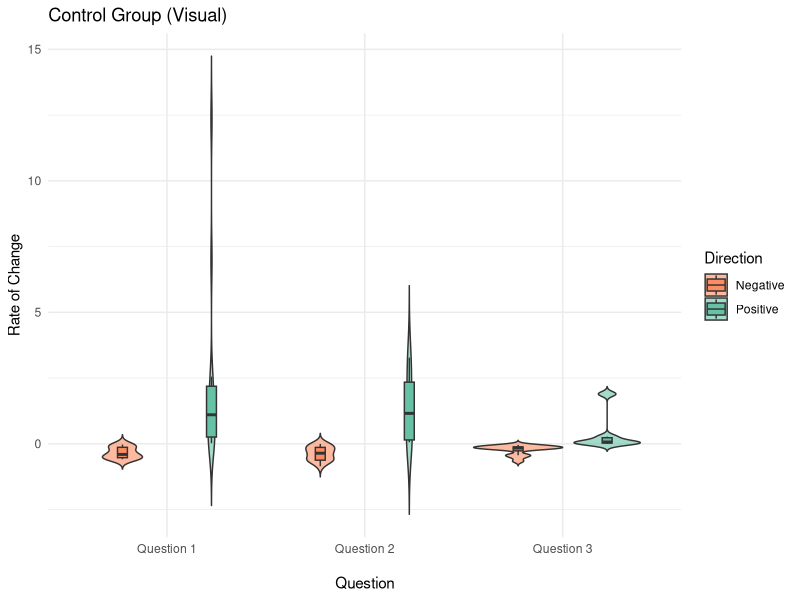
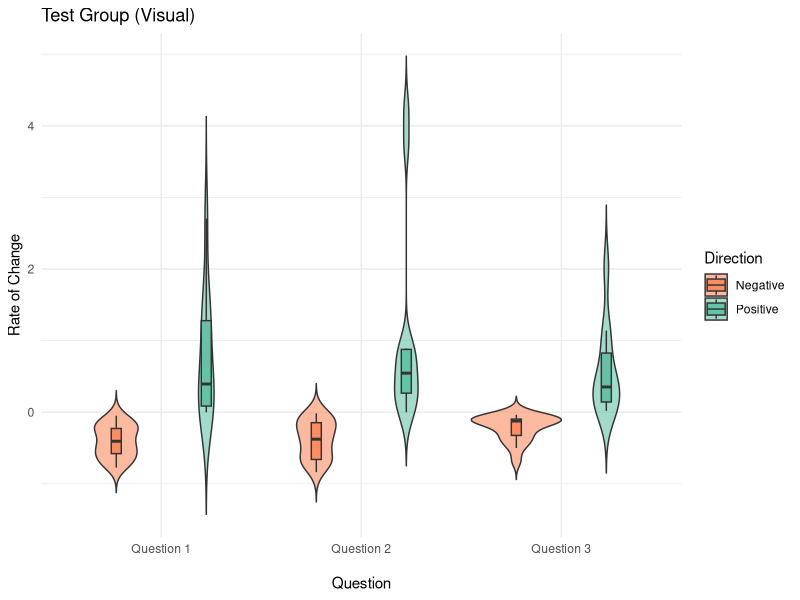
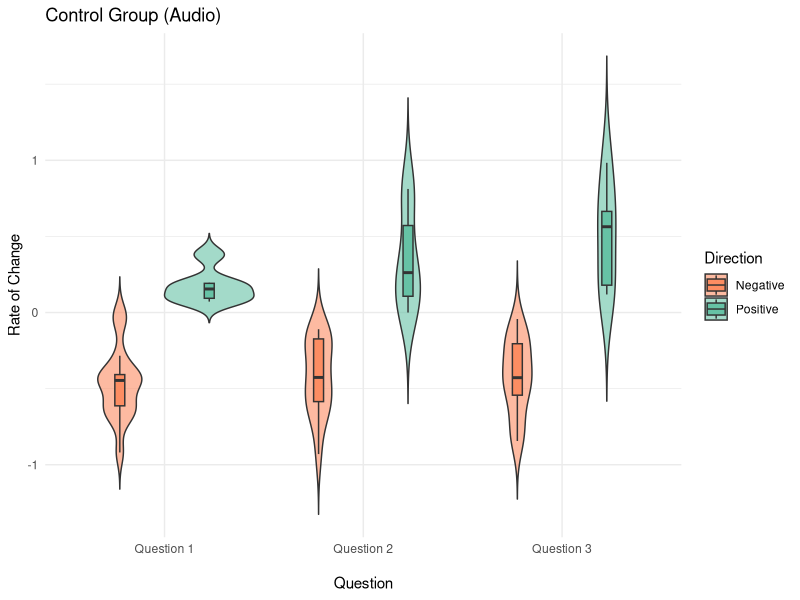
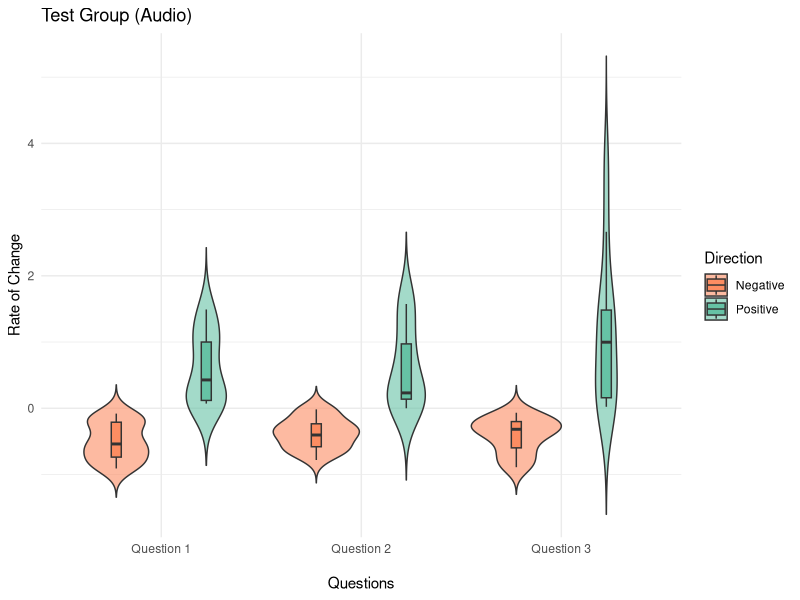
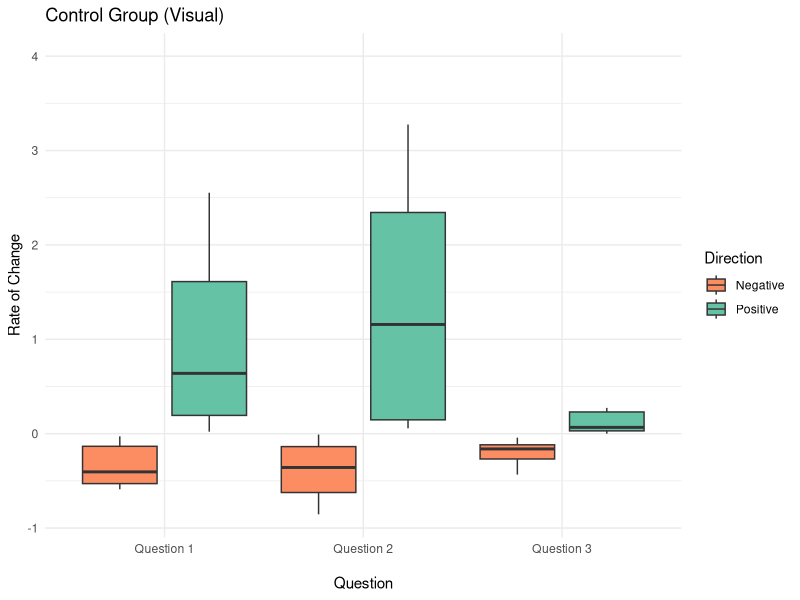
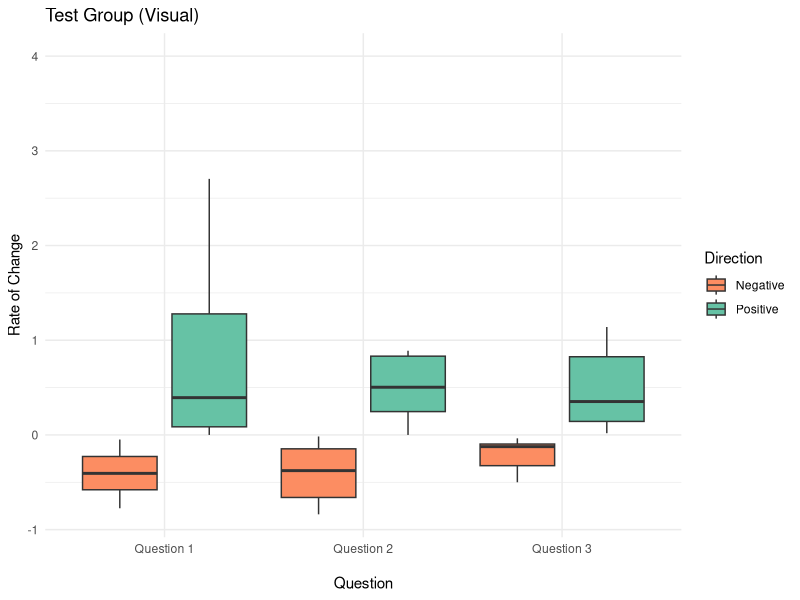
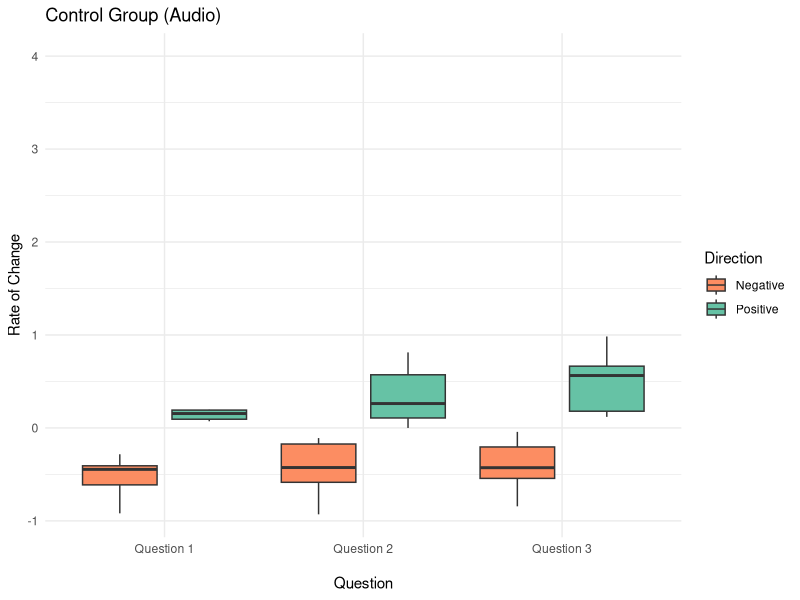
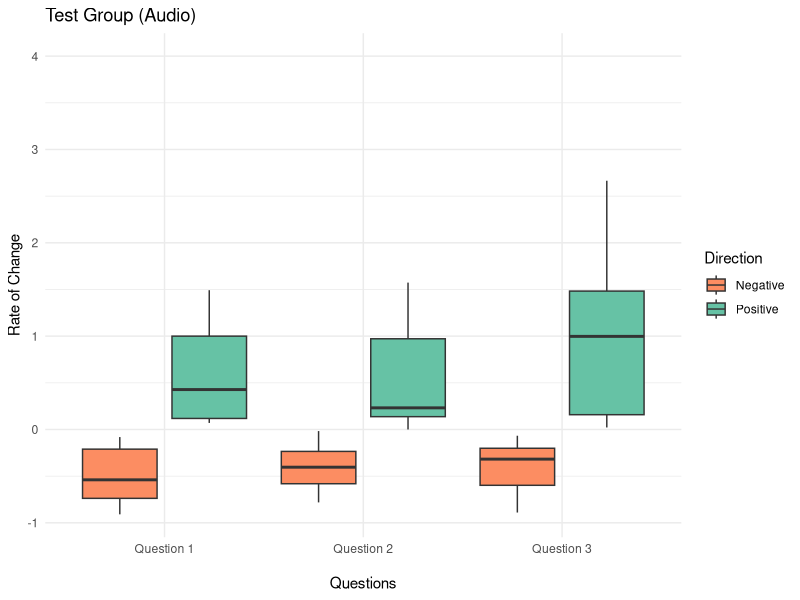

Here is the R script that generated these plots, in order:
## ---- chunk 1

library(tidyr)
library(gridExtra)
library(readxl)
library(dplyr)
library(corrplot)
library(writexl)
library(ggplot2)

lying <- read_excel("data/lying_data.xlsx")
#summary(lying)
## ---- chunk 2

#lying$QQ1_CHARACTER_COUNT...28
#lying$QQ1_CHARACTER_COUNT...37
#lying$QQ1_CHARACTER_COUNT_CHANGE
#lying$QQ2_CHARACTER_COUNT...30
#lying$QQ2_CHARACTER_COUNT...41
#lying$QQ2_CHARACTER_COUNT_CHANGE
#lying$QQ3_CHARACTER_COUNT...32
#lying$QQ3_CHARACTER_COUNT...44
#lying$QQ3_CHARACTER_COUNT_CHANGE

lying_filtered <- lying %>%
  select(`PARTICIPANT ID`, GROUP, QQ1_CHARACTER_COUNT...28, QQ1_CHARACTER_COUNT...37, QQ1_CHARACTER_COUNT_CHANGE, QQ2_CHARACTER_COUNT...30, QQ2_CHARACTER_COUNT...41, QQ2_CHARACTER_COUNT_CHANGE, QQ3_CHARACTER_COUNT...32, QQ3_CHARACTER_COUNT...44, QQ3_CHARACTER_COUNT_CHANGE)

#lying <- drop_na(lying_filtered)
#summary(lying_filtered)
## ---- chunk 3

library(dplyr)
library(tidyr)
library(ggplot2)

# Reshape your data to long format with GROUP included and custom question labels
lying_long <- lying_filtered %>%
  select(GROUP, QQ1_CHARACTER_COUNT_CHANGE, QQ2_CHARACTER_COUNT_CHANGE, QQ3_CHARACTER_COUNT_CHANGE) %>%
  pivot_longer(cols = starts_with("QQ"),
               names_to = "Question",
               values_to = "RateChange") %>%
  drop_na() %>%
  mutate(Direction = ifelse(RateChange >= 0, "Positive", "Negative"),
         Question = case_when(
           Question == "QQ1_CHARACTER_COUNT_CHANGE" ~ "Question 1",
           Question == "QQ2_CHARACTER_COUNT_CHANGE" ~ "Question 2",
           Question == "QQ3_CHARACTER_COUNT_CHANGE" ~ "Question 3"
         ))

# Control Group (Visual) - p1
p1 <- lying_long %>%
  filter(GROUP == "Control Group (Visual)") %>%
  ggplot(aes(x = Question, y = RateChange, fill = Direction)) +
  geom_violin(alpha = 0.6, position = position_dodge(width = 0.9), trim = FALSE) +
  geom_boxplot(width = 0.1, position = position_dodge(width = 0.9), outlier.shape = NA) +
  scale_fill_manual(values = c("Positive" = "#66c2a5", "Negative" = "#fc8d62")) +
  labs(title = "Control Group (Visual)",
       y = "Rate of Change",
       x = "\nQuestion") +
  theme_minimal() +
  theme(axis.text.x = element_text(angle = 0, hjust = 0.5))  # Horizontal x-axis labels

# Test Group (Visual) - p2
p2 <- lying_long %>%
  filter(GROUP == "Test Group (Visual)") %>%
  ggplot(aes(x = Question, y = RateChange, fill = Direction)) +
  geom_violin(alpha = 0.6, position = position_dodge(width = 0.9), trim = FALSE) +
  geom_boxplot(width = 0.1, position = position_dodge(width = 0.9), outlier.shape = NA) +
  scale_fill_manual(values = c("Positive" = "#66c2a5", "Negative" = "#fc8d62")) +
  labs(title = "Test Group (Visual)",
       y = "Rate of Change",
       x = "\nQuestion") +
  theme_minimal() +
  theme(axis.text.x = element_text(angle = 0, hjust = 0.5))  # Horizontal x-axis labels

# Control Group (Audio) - p3
p3 <- lying_long %>%
  filter(GROUP == "Control Group (Audio)") %>%
  ggplot(aes(x = Question, y = RateChange, fill = Direction)) +
  geom_violin(alpha = 0.6, position = position_dodge(width = 0.9), trim = FALSE) +
  geom_boxplot(width = 0.1, position = position_dodge(width = 0.9), outlier.shape = NA) +
  scale_fill_manual(values = c("Positive" = "#66c2a5", "Negative" = "#fc8d62")) +
  labs(title = "Control Group (Audio)",
       y = "Rate of Change",
       x = "\nQuestion") +
  theme_minimal() +
  theme(axis.text.x = element_text(angle = 0, hjust = 0.5))  # Horizontal x-axis labels

# Test Group (Audio) - p4
p4 <- lying_long %>%
  filter(GROUP == "Test Group (Audio)") %>%
  ggplot(aes(x = Question, y = RateChange, fill = Direction)) +
  geom_violin(alpha = 0.6, position = position_dodge(width = 0.9), trim = FALSE) +
  geom_boxplot(width = 0.1, position = position_dodge(width = 0.9), outlier.shape = NA) +
  scale_fill_manual(values = c("Positive" = "#66c2a5", "Negative" = "#fc8d62")) +
  labs(title = "Test Group (Audio)",
       y = "Rate of Change",
       x = "\nQuestions") +
  theme_minimal() +
  theme(axis.text.x = element_text(angle = 0, hjust = 0.5))  # Horizontal x-axis labels

# Step 2: Print the plots individually
p1  # Control Group (Visual)
p2  # Test Group (Visual)
p3  # Control Group (Audio)
p4  # Test Group (Audio)


## ---- chunk 4

# BOX PLOTS

# Reshape your data to long format with GROUP included and custom question labels
lying_long <- lying_filtered %>%
  select(GROUP, QQ1_CHARACTER_COUNT_CHANGE, QQ2_CHARACTER_COUNT_CHANGE, QQ3_CHARACTER_COUNT_CHANGE) %>%
  pivot_longer(cols = starts_with("QQ"),
               names_to = "Question",
               values_to = "RateChange") %>%
  drop_na() %>%
  mutate(Direction = ifelse(RateChange >= 0, "Positive", "Negative"),
         Question = case_when(
           Question == "QQ1_CHARACTER_COUNT_CHANGE" ~ "Question 1",
           Question == "QQ2_CHARACTER_COUNT_CHANGE" ~ "Question 2",
           Question == "QQ3_CHARACTER_COUNT_CHANGE" ~ "Question 3"
         ))

# Control Group (Visual) - p1
p1 <- lying_long %>%
  filter(GROUP == "Control Group (Visual)") %>%
  ggplot(aes(x = Question, y = RateChange, fill = Direction)) +
  geom_boxplot(position = position_dodge(width = 0.9), outlier.shape = NA) +  # Box plot instead of violin plot
  scale_fill_manual(values = c("Positive" = "#66c2a5", "Negative" = "#fc8d62")) +
  labs(title = "Control Group (Visual)",
       y = "Rate of Change",
       x = "\nQuestion") +
  scale_y_continuous(limits = c(NA, 4)) +  # Set y-axis limit up to 4
  theme_minimal() +
  theme(axis.text.x = element_text(angle = 0, hjust = 0.5))  # Horizontal x-axis labels

# Test Group (Visual) - p2
p2 <- lying_long %>%
  filter(GROUP == "Test Group (Visual)") %>%
  ggplot(aes(x = Question, y = RateChange, fill = Direction)) +
  geom_boxplot(position = position_dodge(width = 0.9), outlier.shape = NA) +  # Box plot instead of violin plot
  scale_fill_manual(values = c("Positive" = "#66c2a5", "Negative" = "#fc8d62")) +
  labs(title = "Test Group (Visual)",
       y = "Rate of Change",
       x = "\nQuestion") +
  scale_y_continuous(limits = c(NA, 4)) +  # Set y-axis limit up to 4
  theme_minimal() +
  theme(axis.text.x = element_text(angle = 0, hjust = 0.5))  # Horizontal x-axis labels

# Control Group (Audio) - p3
p3 <- lying_long %>%
  filter(GROUP == "Control Group (Audio)") %>%
  ggplot(aes(x = Question, y = RateChange, fill = Direction)) +
  geom_boxplot(position = position_dodge(width = 0.9), outlier.shape = NA) +  # Box plot instead of violin plot
  scale_fill_manual(values = c("Positive" = "#66c2a5", "Negative" = "#fc8d62")) +
  labs(title = "Control Group (Audio)",
       y = "Rate of Change",
       x = "\nQuestion") +
  scale_y_continuous(limits = c(NA, 4)) +  # Set y-axis limit up to 4
  theme_minimal() +
  theme(axis.text.x = element_text(angle = 0, hjust = 0.5))  # Horizontal x-axis labels

# Test Group (Audio) - p4
p4 <- lying_long %>%
  filter(GROUP == "Test Group (Audio)") %>%
  ggplot(aes(x = Question, y = RateChange, fill = Direction)) +
  geom_boxplot(position = position_dodge(width = 0.9), outlier.shape = NA) +  # Box plot instead of violin plot
  scale_fill_manual(values = c("Positive" = "#66c2a5", "Negative" = "#fc8d62")) +
  labs(title = "Test Group (Audio)",
       y = "Rate of Change",
       x = "\nQuestions") +
  scale_y_continuous(limits = c(NA, 4)) +  # Set y-axis limit up to 4
  theme_minimal() +
  theme(axis.text.x = element_text(angle = 0, hjust = 0.5))  # Horizontal x-axis labels

# Step 2: Print the plots individually
p1  # Control Group (Visual)
p2  # Test Group (Visual)
p3  # Control Group (Audio)
p4  # Test Group (Audio)

## ---- chunk 5

#lying$QQ3_TYPE_OF_LIE
#lying$QQ3_LIE_2_SUMMARY

type_of_lie <- lying %>%
  select(QQ3_TYPE_OF_LIE, QQ3_LIE_2_SUMMARY, GROUP)

#unique(type_of_lie)
library(dplyr)
library(tidyr)
library(ggplot2)

# Step 1: Reshape the data and relabel
type_of_lie_long <- lying %>%
  select(QQ3_TYPE_OF_LIE, QQ3_LIE_2_SUMMARY) %>%
  pivot_longer(cols = everything(),
               names_to = "QuestionType",
               values_to = "Response") %>%
  drop_na() %>%
  mutate(QuestionType = recode(QuestionType,
                               QQ3_TYPE_OF_LIE = "Before Ad",
                               QQ3_LIE_2_SUMMARY = "After Ad"))

# Step 2: Count + calculate percentages
lie_counts <- type_of_lie_long %>%
  group_by(QuestionType, Response) %>%
  summarise(n = n(), .groups = "drop") %>%
  group_by(QuestionType) %>%
  mutate(perc = n / sum(n) * 100)

# Step 3: Set factor levels to control x-axis order
lie_counts$QuestionType <- factor(lie_counts$QuestionType, levels = c("Before Ad", "After Ad"))

# Step 4: Plot
ggplot(lie_counts, aes(x = QuestionType, y = n, fill = Response)) +
  geom_bar(stat = "identity", position = "stack") +
  geom_text(aes(label = paste0(round(perc, 1), "%")),
            position = position_stack(vjust = 0.5),
            size = 3,
            color = "black") +  # changed from white to black
  labs(title = "Question 3 - Types of Lie (All Ad Categories Combined)",
       x = "\nResponses",
       y = "Count") +
  theme_minimal() #+
  #theme(axis.text.x = element_text(angle = 15, hjust = 1))

## ---- chunk 6

library(dplyr)
library(tidyr)
library(ggplot2)

# Step 1: Reshape, include GROUP, relabel columns
type_of_lie_long <- lying %>%
  select(GROUP, QQ3_TYPE_OF_LIE, QQ3_LIE_2_SUMMARY) %>%
  pivot_longer(cols = c(QQ3_TYPE_OF_LIE, QQ3_LIE_2_SUMMARY),
               names_to = "QuestionType",
               values_to = "Response") %>%
  drop_na() %>%
  mutate(QuestionType = recode(QuestionType,
                               QQ3_TYPE_OF_LIE = "Before Ad",
                               QQ3_LIE_2_SUMMARY = "After Ad"))

# Step 2: Count and calculate percentages for each GROUP
lie_counts <- type_of_lie_long %>%
  group_by(GROUP, QuestionType, Response) %>%
  summarise(n = n(), .groups = "drop") %>%
  group_by(GROUP, QuestionType) %>%
  mutate(perc = n / sum(n) * 100)

# Step 3: Set factor levels for consistent x-axis order
lie_counts$QuestionType <- factor(lie_counts$QuestionType, levels = c("Before Ad", "After Ad"))

# Step 4: Create one plot per GROUP
plot_list <- lapply(unique(lie_counts$GROUP), function(g) {
  ggplot(filter(lie_counts, GROUP == g), aes(x = QuestionType, y = n, fill = Response)) +
    geom_bar(stat = "identity", position = "stack") +
    geom_text(aes(label = paste0(round(perc, 1), "%")),
              position = position_stack(vjust = 0.5),
              size = 3,
              color = "black") +
    labs(title = paste("Group:", g),
         x = "\nResponses",
         y = "Count") +
    theme_minimal() #+
    #theme(axis.text.x = element_text(angle = 15, hjust = 1))
})

# Step 5: Print each plot
plot_list[[1]]  # Control Group (Visual)
plot_list[[2]]  # Test Group (Visual)
plot_list[[3]]  # Control Group (Audio)
plot_list[[4]]  # Test Group (Audio)

## ---- chunk 7

library(dplyr)
library(tidyr)
library(ggplot2)

# Step 1: Reshape, include GROUP, relabel columns
type_of_lie_long <- lying %>%
  select(GROUP, QQ3_TYPE_OF_LIE, QQ3_LIE_2_SUMMARY) %>%
  pivot_longer(cols = c(QQ3_TYPE_OF_LIE, QQ3_LIE_2_SUMMARY),
               names_to = "QuestionType",
               values_to = "Response") %>%
  drop_na() %>%
  mutate(QuestionType = recode(QuestionType,
                               QQ3_TYPE_OF_LIE = "Before Ad",
                               QQ3_LIE_2_SUMMARY = "After Ad"))

# Step 2: Count and calculate percentages for each GROUP
lie_counts <- type_of_lie_long %>%
  group_by(GROUP, QuestionType, Response) %>%
  summarise(n = n(), .groups = "drop") %>%
  group_by(GROUP, QuestionType) %>%
  mutate(perc = n / sum(n) * 100)

# Step 3: Set factor levels for consistent x-axis order
lie_counts$QuestionType <- factor(lie_counts$QuestionType, levels = c("Before Ad", "After Ad"))

plot_list <- lapply(unique(lie_counts$GROUP), function(g) {
  ggplot(filter(lie_counts, GROUP == g), aes(x = QuestionType, y = n, fill = Response)) +
    geom_bar(stat = "identity", position = "stack") +
    geom_text(aes(label = n),
              position = position_stack(vjust = 0.5),
              size = 3,
              color = "black") +
    labs(title = paste("Group:", g),
         x = "\nResponses",
         y = "Count") +
    theme_minimal()
})

# Step 5: Print each plot
plot_list[[1]]  # Control Group (Visual)
plot_list[[2]]  # Test Group (Visual)
plot_list[[3]]  # Control Group (Audio)
plot_list[[4]]  # Test Group (Audio)

## ---- chunk 8

library(dplyr)
library(ggplot2)
library(patchwork)

# Custom function to create pie charts without legend (used inside shared layout)
make_pie <- function(data, title_text) {
  ggplot(data, aes(x = "", y = perc, fill = Response)) +
    geom_bar(stat = "identity", width = 1, color = "white") +
    coord_polar("y") +
    geom_text(aes(label = paste0(round(perc, 1), "%")),
              position = position_stack(vjust = 0.5),
              color = "black", size = 3) +
    labs(title = title_text) +
    theme_void() +
    theme(plot.title = element_text(hjust = 0.5),
          legend.position = "none")  # Remove legend here
}

# One function per group: two pies + shared legend
make_group_pie_plot_with_legend <- function(group_name) {
  group_data <- lie_counts %>% filter(GROUP == group_name)

  # Pie chart: Before Ad
  before_data <- group_data %>% filter(QuestionType == "Before Ad")
  before_pie <- make_pie(before_data, paste(group_name, "- Before Ad"))

  # Pie chart: After Ad (keep the legend)
  after_data <- group_data %>% filter(QuestionType == "After Ad")
  after_pie <- ggplot(after_data, aes(x = "", y = perc, fill = Response)) +
    geom_bar(stat = "identity", width = 1, color = "white") +
    coord_polar("y") +
    geom_text(aes(label = paste0(round(perc, 1), "%")),
              position = position_stack(vjust = 0.5),
              color = "black", size = 3) +
    labs(title = paste(group_name, "- After Ad")) +
    theme_void() +
    theme(plot.title = element_text(hjust = 0.5),
          legend.position = "bottom")  # Legend kept here

  # Combine with shared legend
  combined <- (before_pie + after_pie) + plot_layout(ncol = 2, guides = "collect") &
    theme(legend.position = "bottom")

  return(combined)
}

# Apply to each group
group_levels <- unique(lie_counts$GROUP)
group_pies_shared_legend <- lapply(group_levels, make_group_pie_plot_with_legend)

# View plots
group_pies_shared_legend[[1]]  # Control Group (Visual)
group_pies_shared_legend[[2]]  # Test Group (Visual)
group_pies_shared_legend[[3]]  # Control Group (Audio)
group_pies_shared_legend[[4]]  # Test Group (Audio)

## ---- chunk 9

# Let's try a ridge plot

library(ggridges)

lying_long <- lying_filtered %>%
  select(QQ1_CHARACTER_COUNT_CHANGE, QQ2_CHARACTER_COUNT_CHANGE, QQ3_CHARACTER_COUNT_CHANGE) %>%
  pivot_longer(cols = everything(),
               names_to = "Question",
               values_to = "RateChange") %>%
  drop_na() %>%
  mutate(Direction = case_when(
    RateChange > 0 ~ "Positive",
    RateChange < 0 ~ "Negative",
    RateChange == 0 ~ "No Change"
  ))

ggplot(lying_long, aes(x = RateChange, y = Question, fill = Direction)) +
  geom_density_ridges(alpha = 0.8, scale = 1.2, color = "white") +
  scale_fill_manual(values = c("Positive" = "#66c2a5", "Negative" = "#fc8d62", "No Change" = "#8da0cb")) +
  labs(title = "Rate of Character Count Change by Question",
       x = "Rate of Change (New/Old - 1)",
       y = "Question") +
  theme_minimal()
## ---- chunk 10

# Let's try stacked bar plot

lying_long %>%
  group_by(Question, Direction) %>%
  summarise(Count = n()) %>%
  ggplot(aes(x = Question, y = Count, fill = Direction)) +
  geom_bar(stat = "identity", position = "stack") +
  scale_fill_manual(values = c("Positive" = "#66c2a5", "Negative" = "#fc8d62", "No Change" = "#8da0cb")) +
  labs(title = "Counts of Response Direction by Question",
       x = "Question",
       y = "Number of Responses") +
  theme_minimal()
## ---- chunk 11

# BAD FACETED DENSITY PLOTS
ggplot(lying_long, aes(x = RateChange, fill = Direction)) +
  geom_density(alpha = 0.6) +
  scale_fill_manual(values = c("Positive" = "#66c2a5", "Negative" = "#fc8d62", "No Change" = "#8da0cb")) +
  facet_wrap(~ Question, scales = "free") +
  labs(title = "Density of Character Count Change by Question",
       x = "Rate of Change",
       y = "Density") +
  theme_minimal()
## ---- chunk 12

library(dplyr)
library(tidyr)
library(ggplot2)

# VIOLIN PLOTS ORIGINAL

# Reshape your data to long format with GROUP included
lying_long <- lying_filtered %>%
  select(GROUP, QQ1_CHARACTER_COUNT_CHANGE, QQ2_CHARACTER_COUNT_CHANGE, QQ3_CHARACTER_COUNT_CHANGE) %>%
  pivot_longer(cols = starts_with("QQ"),
               names_to = "Question",
               values_to = "RateChange") %>%
  drop_na() %>%
  mutate(Direction = ifelse(RateChange >= 0, "Positive", "Negative"))

# Control Group (Visual) - p1
p1 <- lying_long %>%
  filter(GROUP == "Control Group (Visual)") %>%
  ggplot(aes(x = Question, y = RateChange, fill = Direction)) +
  geom_violin(alpha = 0.6, position = position_dodge(width = 0.9), trim = FALSE) +
  geom_boxplot(width = 0.1, position = position_dodge(width = 0.9), outlier.shape = NA) +
  scale_fill_manual(values = c("Positive" = "#66c2a5", "Negative" = "#fc8d62")) +
  labs(title = "Control Group (Visual)",
       y = "Rate of Change",
       x = "Question") +
  theme_minimal() +
  theme(axis.text.x = element_text(angle = 30, hjust = 1))

# Test Group (Visual) - p2
p2 <- lying_long %>%
  filter(GROUP == "Test Group (Visual)") %>%
  ggplot(aes(x = Question, y = RateChange, fill = Direction)) +
  geom_violin(alpha = 0.6, position = position_dodge(width = 0.9), trim = FALSE) +
  geom_boxplot(width = 0.1, position = position_dodge(width = 0.9), outlier.shape = NA) +
  scale_fill_manual(values = c("Positive" = "#66c2a5", "Negative" = "#fc8d62")) +
  labs(title = "Test Group (Visual)",
       y = "Rate of Change",
       x = "Question") +
  theme_minimal() +
  theme(axis.text.x = element_text(angle = 30, hjust = 1))

# Control Group (Audio) - p3
p3 <- lying_long %>%
  filter(GROUP == "Control Group (Audio)") %>%
  ggplot(aes(x = Question, y = RateChange, fill = Direction)) +
  geom_violin(alpha = 0.6, position = position_dodge(width = 0.9), trim = FALSE) +
  geom_boxplot(width = 0.1, position = position_dodge(width = 0.9), outlier.shape = NA) +
  scale_fill_manual(values = c("Positive" = "#66c2a5", "Negative" = "#fc8d62")) +
  labs(title = "Control Group (Audio)",
       y = "Rate of Change",
       x = "Question") +
  theme_minimal() +
  theme(axis.text.x = element_text(angle = 30, hjust = 1))

# Test Group (Audio) - p4
p4 <- lying_long %>%
  filter(GROUP == "Test Group (Audio)") %>%
  ggplot(aes(x = Question, y = RateChange, fill = Direction)) +
  geom_violin(alpha = 0.6, position = position_dodge(width = 0.9), trim = FALSE) +
  geom_boxplot(width = 0.1, position = position_dodge(width = 0.9), outlier.shape = NA) +
  scale_fill_manual(values = c("Positive" = "#66c2a5", "Negative" = "#fc8d62")) +
  labs(title = "Test Group (Audio)",
       y = "Rate of Change",
       x = "Question") +
  theme_minimal() +
  theme(axis.text.x = element_text(angle = 30, hjust = 1))

# Step 2: Print the plots individually
p1  # Control Group (Visual)
p2  # Test Group (Visual)
p3  # Control Group (Audio)
p4  # Test Group (Audio)

## ---- chunk 13

library(dplyr)
library(tidyr)
library(ggplot2)

# Include GROUP before pivoting
lying_long <- lying %>%
  select(GROUP, QQ1_CHARACTER_COUNT_CHANGE, QQ2_CHARACTER_COUNT_CHANGE, QQ3_CHARACTER_COUNT_CHANGE) %>%
  pivot_longer(cols = starts_with("QQ"),
               names_to = "Question",
               values_to = "RateChange") %>%
  drop_na() %>%
  mutate(Direction = case_when(
    RateChange > 0 ~ "Positive",
    RateChange < 0 ~ "Negative",
    RateChange == 0 ~ "No Change"
  ))

# Faceted stacked bar chart by group
lying_long %>%
  group_by(GROUP, Question, Direction) %>%
  summarise(Count = n(), .groups = "drop") %>%
  ggplot(aes(x = Question, y = Count, fill = Direction)) +
  geom_bar(stat = "identity", position = "stack") +
  facet_wrap(~ GROUP) +
  scale_fill_manual(values = c("Positive" = "#66c2a5", "Negative" = "#fc8d62", "No Change" = "#8da0cb")) +
  labs(title = "Character Count Change Direction by Question and Group",
       x = "Question",
       y = "Number of Responses") +
  theme_minimal() +
  theme(axis.text.x = element_text(angle = 30, hjust = 1))
## ---- chunk 14

grouped_data <- lying_long %>%
  group_by(GROUP, Question, Direction) %>%
  summarise(Count = n(), .groups = "drop") %>%
  group_by(GROUP, Question) %>%
  mutate(Percent = Count / sum(Count) * 100)

# Control Visual
p1 <- grouped_data %>%
  filter(GROUP == "Control Group (Visual)") %>%
  ggplot(aes(x = Question, y = Count, fill = Direction)) +
  geom_bar(stat = "identity", position = "stack") +
  scale_fill_manual(values = c("Positive" = "#66c2a5", "Negative" = "#fc8d62", "No Change" = "#8da0cb")) +
  labs(title = "Control Group (Visual)",
       x = "Question",
       y = "Number of Responses") +
  theme_minimal(base_size = 14) +
  theme(axis.text.x = element_text(angle = 30, hjust = 1))

# Test Visual
p2 <- grouped_data %>%
  filter(GROUP == "Test Group (Visual)") %>%
  ggplot(aes(x = Question, y = Count, fill = Direction)) +
  geom_bar(stat = "identity", position = "stack") +
  scale_fill_manual(values = c("Positive" = "#66c2a5", "Negative" = "#fc8d62", "No Change" = "#8da0cb")) +
  labs(title = "Test Group (Visual)",
       x = "Question",
       y = "Number of Responses") +
  theme_minimal(base_size = 14) +
  theme(axis.text.x = element_text(angle = 30, hjust = 1))

# Control Audio
p3 <- grouped_data %>%
  filter(GROUP == "Control Group (Audio)") %>%
  ggplot(aes(x = Question, y = Count, fill = Direction)) +
  geom_bar(stat = "identity", position = "stack") +
  scale_fill_manual(values = c("Positive" = "#66c2a5", "Negative" = "#fc8d62", "No Change" = "#8da0cb")) +
  labs(title = "Control Group (Audio)",
       x = "Question",
       y = "Number of Responses") +
  theme_minimal(base_size = 14) +
  theme(axis.text.x = element_text(angle = 30, hjust = 1))

# Test Audio
p4 <- grouped_data %>%
  filter(GROUP == "Test Group (Audio)") %>%
  ggplot(aes(x = Question, y = Count, fill = Direction)) +
  geom_bar(stat = "identity", position = "stack") +
  scale_fill_manual(values = c("Positive" = "#66c2a5", "Negative" = "#fc8d62", "No Change" = "#8da0cb")) +
  labs(title = "Test Group (Audio)",
       x = "Question",
       y = "Number of Responses") +
  theme_minimal(base_size = 14) +
  theme(axis.text.x = element_text(angle = 30, hjust = 1))

p1
p2
p3
p4

ggsave("control_visual_plot.png", p1, width = 6, height = 5)
ggsave("test_visual_plot.png", p2, width = 6, height = 5)
ggsave("control_audio_plot.png", p3, width = 6, height = 5)
ggsave("test_audio_plot.png", p4, width = 6, height = 5)

## ---- chunk 15

library(dplyr)
library(ggplot2)

# Step 1: Prep the data with percentages and label positions
grouped_data <- lying_long %>%
  group_by(GROUP, Question, Direction) %>%
  summarise(Count = n(), .groups = "drop") %>%
  group_by(GROUP, Question) %>%
  mutate(
    Percent = Count / sum(Count) * 100,
    Position = cumsum(Count) - Count / 2  # Label in center of each bar segment
  )

# Step 2: Define a common theme and fill colors
fill_colors <- c("Positive" = "#66c2a5", "Negative" = "#fc8d62", "No Change" = "#8da0cb")
base_plot <- function(data, title_text) {
  ggplot(data, aes(x = Question, y = Count, fill = Direction)) +
    geom_bar(stat = "identity", position = "stack") +
    geom_text(aes(label = paste0(round(Percent, 1), "%"), y = Position),
              color = "white", size = 4) +
    scale_fill_manual(values = fill_colors) +
    labs(title = title_text,
         x = "Question",
         y = "Number of Responses") +
    theme_minimal(base_size = 14) +
    theme(axis.text.x = element_text(angle = 30, hjust = 1),
          legend.title = element_blank())
}

# Step 3: Generate the plots
p1 <- grouped_data %>% filter(GROUP == "Control Group (Visual)") %>% base_plot("Control Group (Visual)")
p2 <- grouped_data %>% filter(GROUP == "Test Group (Visual)") %>% base_plot("Test Group (Visual)")
p3 <- grouped_data %>% filter(GROUP == "Control Group (Audio)") %>% base_plot("Control Group (Audio)")
p4 <- grouped_data %>% filter(GROUP == "Test Group (Audio)") %>% base_plot("Test Group (Audio)")

# Step 4: Display the plots (individually or together)
p1
p2
p3
p4

